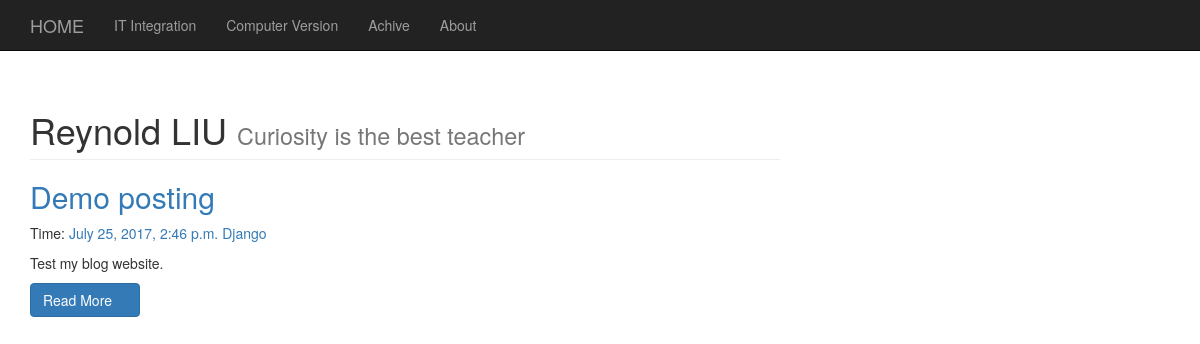
The page / on the database its author committed.
### blog/models.py (models this page shows, shortened)
class blog(models.Model):
    title = models.CharField(max_length = 100)
    category = models.CharField(max_length = 50, blank = True)
    date_time = models.DateTimeField(auto_now_add = True)
    abstract = models.TextField(blank = True, null = True)
    content = RichTextField()
    class Meta:
        ordering = ['-date_time']

### blog/views.py (the view)
# urls.py: url(r'^$', views.index, name='index'),
def index(request):
    blog_list = blog.objects.all()
    template = loader.get_template('index.html')
    context = {
            'blog_list': blog_list,
            }
    return HttpResponse(template.render(context, request))

### blog/templates/index.html
{% extends "base.html" %}
{% block content %}
<h1 class="page-header">
    Reynold LIU
    <small>Curiosity is the best teacher</small>
</h1>
<div class="articles">
	{% for blog in blog_list %}
	<section class="article">
		<header class="article-header">
			<h2 class="article-title">
				<a href="{% url "detail" id=blog.id %}" >
					{{ blog.title }}
				</a>
			</h2>
			<p class="article-meta">
				Time:  <a class="article-time" href="#">{{ blog.date_time }}</a>
				<a class="article-category" href="#">{{ blog.category }}</a>
			</p>
		</header>
		<div class="article-content">
			<p>
				{{ blog.abstract }}
			</p>
			<a class="btn btn-primary" href="{% url "detail" id=blog.id %}">
				Read More
				<span class="glyphicon glyphicon-chevron-right">
				</span>
			</a>
		</div>
	</section>
	{% endfor %}
</div>
{% endblock %}

### rows shown on the page
blog: title "Demo posting", date_time "July 25, 2017, 2:46 p.m.", category "Django", abstract "Test my blog website."
